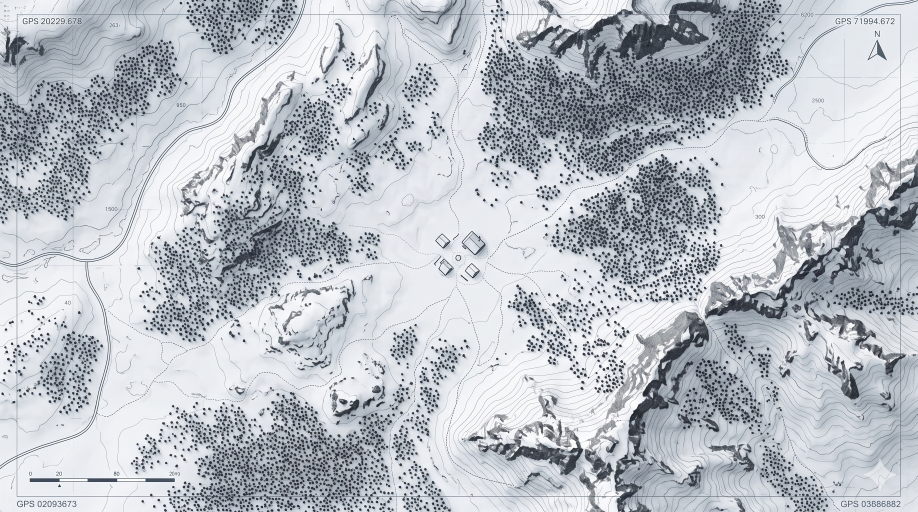
#> input picture docs/art/frostwatch-reference/centre-shaded-painting.jpg, 2752 x 1536 px (shown at 1/3 size)
$ python side_by_side.py ../../art/frostwatch-reference/centre-shaded-painting.jpg ../../art/frostwatch-reference/crossroads-camp-map.jpg
#> lines starting #> are read from the running program, lines starting #| are printed output that depends on the picture
"""Place the owner's painted Camp beside a capture of the scene's Camp, for inspection.

Usage: python3 side_by_side.py CAPTURE OUT.png
Crops the Camp from docs/art/frostwatch-reference/centre-shaded-painting.jpg (the
painted centre reference: four buildings round the yard) and
crossroads-camp-map.jpg (the larger painting: lodge, sheds, towers, crates and
cabin), and sets them beside the capture at a common height.
"""
import sys
from pathlib import Path

from PIL import Image

REFERENCE = Path(__file__).resolve().parents[2] / "art" / "frostwatch-reference"
HEIGHT = 540
# Crop boxes (left, top, right, bottom) in each painting's own pixels.
CROPS = [
    ("centre-shaded-painting.jpg", (1050, 520, 1750, 1020)),
    ("crossroads-camp-map.jpg", (740, 560, 1500, 1080)),
]


def scaled(image: Image.Image) -> Image.Image:
    return image.resize((round(image.width * HEIGHT / image.height), HEIGHT), Image.LANCZOS)


def main() -> None:
    capture, out = sys.argv[1], sys.argv[2]
    panels = [scaled(Image.open(REFERENCE / name).convert("RGB").crop(box)) for name, box in CROPS]
#> in scaled, `return image.resize((round(image.width * HEIGHT / image.height), HEIGH..`:
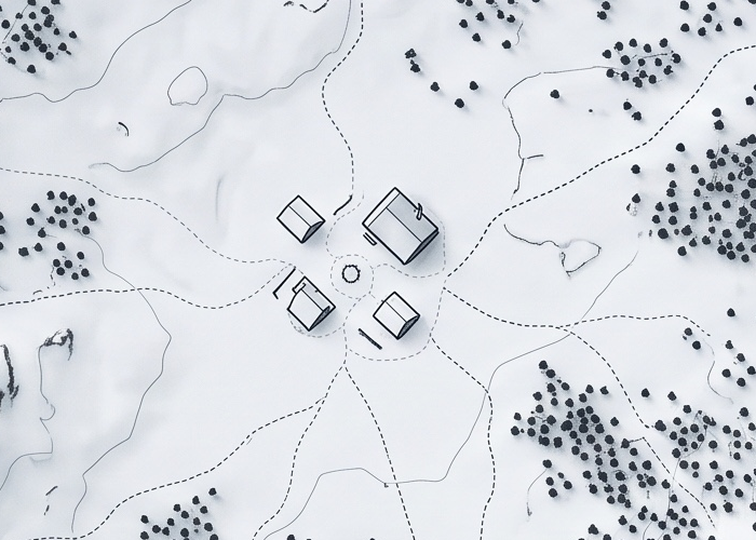
#> returned value: PIL image 756x540 RGB; mean R, G, B 216.6, 220.1, 225.8
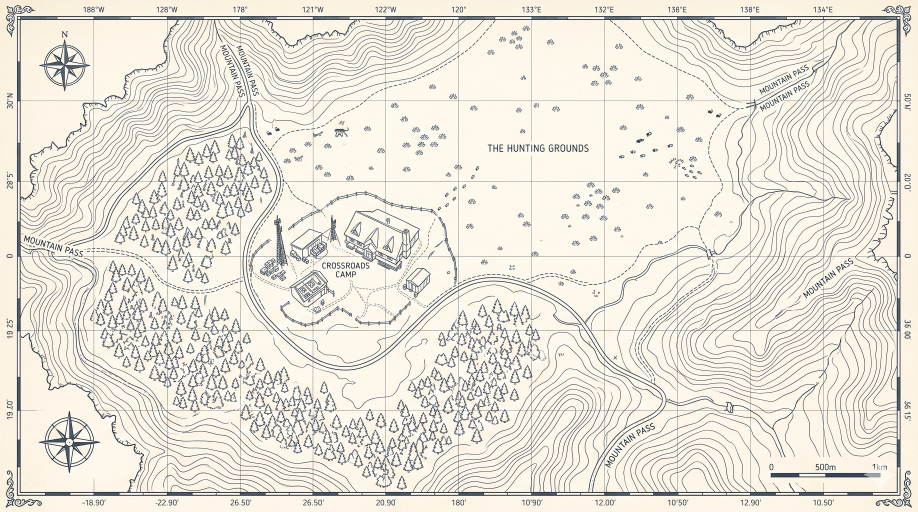
#> input picture docs/art/frostwatch-reference/crossroads-camp-map.jpg, 2752 x 1536 px (shown at 1/3 size)
#> in scaled (call 2), `return image.resize((round(image.width * HEIGHT / image.height), HEIGH..`:
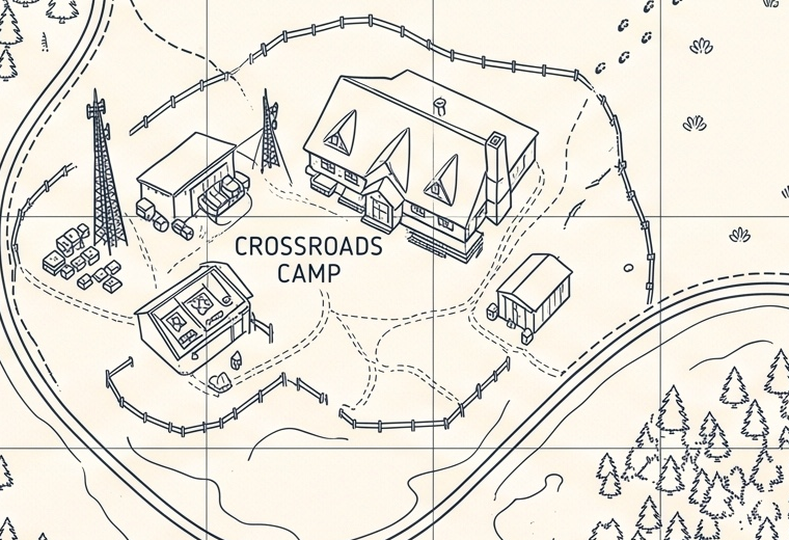
#> returned value: PIL image 789x540 RGB; mean R, G, B 231.4, 227.8, 219.2
#> panels = 2 items
    panels.append(scaled(Image.open(capture).convert("RGB")))
#> in scaled (call 3), `return image.resize((round(image.width * HEIGHT / image.height), HEIGH..`:
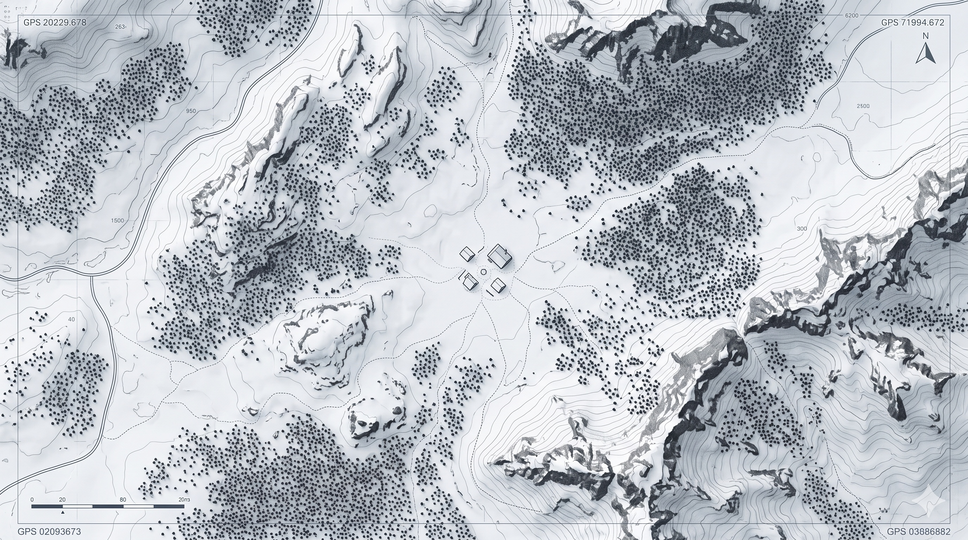
#> returned value: PIL image 968x540 RGB; mean R, G, B 186.9, 191.9, 198.7
    gap = 12
    sheet = Image.new("RGB", (sum(p.width for p in panels) + gap * (len(panels) - 1), HEIGHT), "white")
#> sheet: PIL image 2537x540 RGB; every value is 255
    x = 0
    for panel in panels:
        sheet.paste(panel, (x, 0))
        x += panel.width + gap
#> this loop made 3 passes
#> x on passes 1 to 3: 768, 1569, 2549
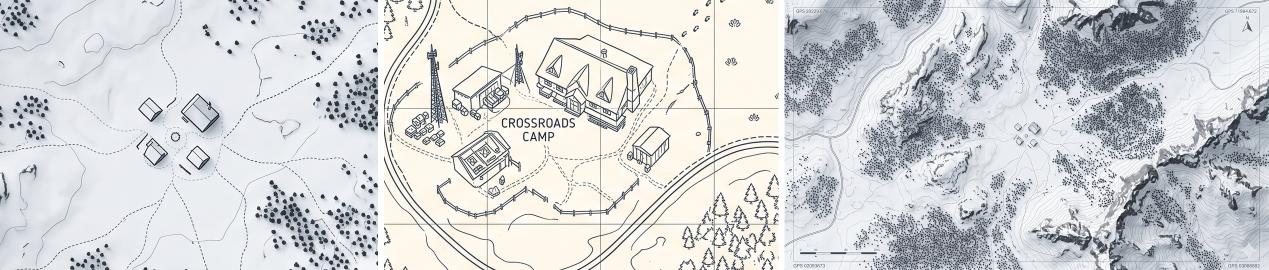
#> sheet: PIL image 2537x540 RGB (shown at 1/2 size); mean R, G, B 210.2, 212, 213.7
#> after the loop, x = 2549
    sheet.save(out, optimize=True)


if __name__ == "__main__":
    main()
